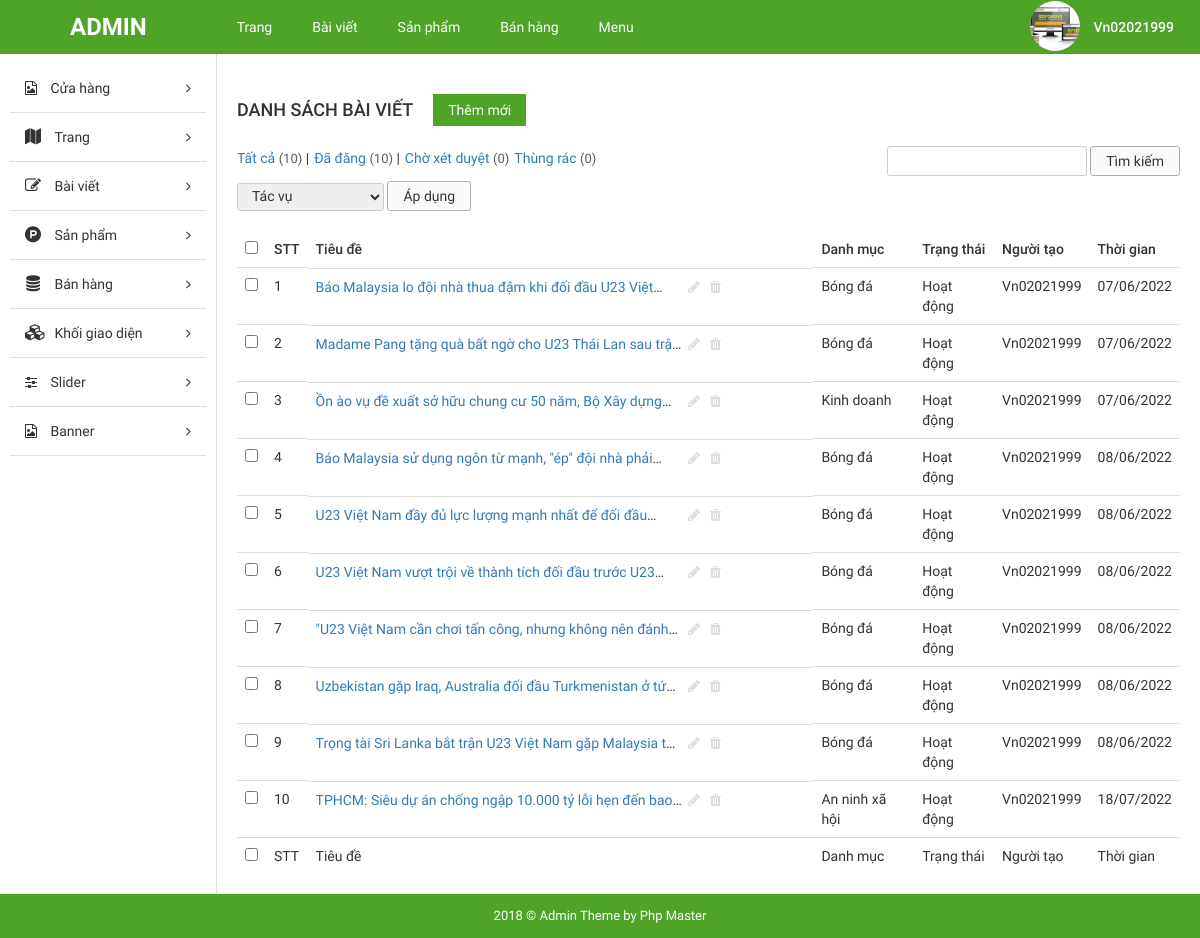
Page /admin/index.php?mod=post&action=showListPost (signed in) on the committed database.
### tables this page shows
CREATE TABLE `tbl_post` (
  `post_id` int(5) NOT NULL AUTO_INCREMENT,
  `cat_id` int(4) NOT NULL,
  `post_title` varchar(200) NOT NULL,
  `post_desc` varchar(1000) NOT NULL,
  `post_content` text NOT NULL,
  `date_cre` int(50) NOT NULL,
  `creator` int(11) NOT NULL,
  `editor` int(11) DEFAULT NULL,
  `date_edit` int(11) DEFAULT NULL,
  `status` enum('1','0') NOT NULL DEFAULT '0',
  `order_by` int(5) DEFAULT NULL,
  `scope` enum('1','2') NOT NULL DEFAULT '1',
  `post_thumb` varchar(200) NOT NULL,
  `is_garbage` enum('0','1') NOT NULL DEFAULT '1',
  `slug` varchar(200) NOT NULL,
  PRIMARY KEY (`post_id`)
);

CREATE TABLE `tbl_sub_cat` (
  `cat_id` int(4) NOT NULL AUTO_INCREMENT,
  `cat_title` varchar(40) NOT NULL,
  `cat_parent` int(4) NOT NULL,
  `creator` int(4) NOT NULL,
  `date_cre` int(40) NOT NULL,
  `scope` enum('1','2') NOT NULL DEFAULT '1',
  `status` enum('1','0') NOT NULL DEFAULT '1',
  PRIMARY KEY (`cat_id`)
);

### admin/config/default.php (called while the page is built, shortened)
<?php
$config['base_url']= "http://localhost/unitop/backend/project/ismart.com/admin/";
$config['default_module']= "checkout";
$config['default_controller']="index";
$config['default_action']="index";
$config['numberProductPerPage']= 10;
?>

### admin/config/email.php (called while the page is built)
<?php
$config['email']=[
    'host'=>"smtp.gmail.com",
    'username'=>'vn0202.nd@gmail.com',
    'password'=>"nghia02021998",
    'SMTPSecure'=>"TLS",
    'port'=>587,
    'fullname'=>"Vũ Văn Nghĩa"
]
?>

### admin/modules/post/controllers/indexController.php (called while the page is built, shortened)
<?php
function showListPostAction()
{
    global $config;
    $numberPerPage = $config['numberProductPerPage'];
    $currentPage = isset($_GET['page']) ? $_GET['page']: 1;
    $currentPage= (int)$currentPage;
    $totalPost = count(get_list_post());
    $list_post = get_list_post_by_page($currentPage);
    $data['list_post']= $list_post;
    $data['totalPost']= $totalPost;
    $data['currentPage']= $currentPage;
    $data['numberPerPage']= $numberPerPage;
    load_view("listPost",$data);
}

### admin/libraries/database.php (called while the page is built, shortened)
<?php
function db_query($query_string){
    global $conn;
    $mysql_result = mysqli_query($conn,$query_string);
        return $mysql_result;
}
function db_fetch_row($query_string){
    $mysql_result= db_query($query_string);
    $result = mysqli_fetch_assoc($mysql_result);
    return $result;
}
function db_fetch_array($query_string){
    $result=[];
    $mysql_result= db_query($query_string);
    if(mysqli_num_rows($mysql_result)>0){
        while($row= mysqli_fetch_assoc($mysql_result)){
            $result[]= $row;
        }
    }
    return $result;
}

### admin/core/appload.php (called while the page is built, shortened)
<?php
require CONFIGPATH . DIRECTORY_SEPARATOR . "database.php";
require CONFIGPATH. DIRECTORY_SEPARATOR . "default.php";
require CONFIGPATH . DIRECTORY_SEPARATOR. "email.php";
require COREPATH.DIRECTORY_SEPARATOR . "base.php";
require COREPATH. DIRECTORY_SEPARATOR . "router.php";
?>

### admin/index.php (called while the page is built, shortened)
<?php
 require COREPATH. DIRECTORY_SEPARATOR . "appload.php";
?>

### admin/modules/post/views/listPostView.php (the view, shortened to what this page needs)
<div id="main-content-wp" class="list-post-page">
    <div class="wrap clearfix">
        <div id="content" class="fl-right">
            <div class="section" id="title-page">
                <div class="clearfix">
                    <h3 id="index" class="fl-left">Danh sách bài viết</h3>
                    <a href="?mod=post&action=addPost" title="" id="add-new" class="fl-left">Thêm mới</a>
                </div>
            </div>
            <div class="section" id="detail-page">
                <div class="section-detail">
                    <div class="filter-wp clearfix">
                        <ul class="post-status fl-left">
                            <li class="all"><a href="?mod=post&action=showListPost">Tất cả <span class="count">(<?php echo count(get_list_post()) ?>)</span></a> |</li>
                            <li class="publish"><a href="?mod=post&action=showPosted">Đã đăng <span class="count">(<?php echo get_number_confirm() ?>)</span></a> |</li>
                            <li class="pending"><a href="?mod=post&action=confirm">Chờ xét duyệt <span class="count">(<?php echo get_number_unconfirm() ?>)</span></a></li>
                            <li class="trash"><a href="?mod=post&action=garbage">Thùng rác <span class="count">(<?php echo get_number_garbage() ?>)</span></a></li>
                        </ul>
                        <form method="GET" class="form-s fl-right">
                            <input type="text" name="s" id="s">
                            <input type="submit" name="sm_s" value="Tìm kiếm">
                        </form>
                    </div>
                    <div class="actions">
                        <form method="POST" action="?mod=post&action=processListPost" class="form-actions">
                            <select name="actions">
                                <option value="0">Tác vụ</option>
                            </select>
                            <input type="submit" name="sm_action" value="Áp dụng">
                    </div>
                    <div class="table-responsive">
                        <?php if (empty($list_post)) {
                            echo "<p> Hiện chưa có bài viết nào</p>";
                        } else {
                        ?>
                            <table class="table list-table-wp">
                                <thead>
                                    <tr>
                                        <td><input type="checkbox" name="checkAll" id="checkAll"></td>
                                        <td><span class="thead-text">STT</span></td>
                                        <td><span class="thead-text">Tiêu đề</span></td>
                                        <td><span class="thead-text">Danh mục</span></td>
                                        <td><span class="thead-text">Trạng thái</span></td>
                                        <td><span class="thead-text">Người tạo</span></td>
                                        <td><span class="thead-text">Thời gian</span></td>
                                    </tr>
                                </thead>
                                <tbody>
                                    <?php $i = 0;
                                    foreach ($list_post as $post) {
                                        $i++;
                                    ?>
                                        <tr>
                                            <td><input type="checkbox" name="checkItem[]" class="checkItem" value="<?php echo $post['post_id'] ?>"></td>
                                            <td><span class="tbody-text"><?php echo $i ?></h3></span>
                                            <td class="clearfix">
                                                <div class="tb-title fl-left">
                                                    <a href="" title=""><?php echo $post['post_title'] ?></a>
                                                </div>
                                                <ul class="list-operation fl-right">
                                                    <li><a href="?mod=post&action=updatePost&id=<?php echo $post['post_id'] ?>" title="Sửa" class="edit"><i class="fa fa-pencil" aria-hidden="true"></i></a></li>
                                                    <li><a href="?mod=post&action=deletePost&id=<?php echo $post['post_id'] ?>" title="Xóa" class="delete"><i class="fa fa-trash" aria-hidden="true"></i></a></li>
                                                </ul>
                                            </td>
                                            <td><span class="tbody-text"><?php echo get_cat($post['cat_id']) ?></span></td>
                                            <td><span class="tbody-text"><?php get_status($post['status']) ?></span></td>
                                            <td><span class="tbody-text"><?php get_creator($post['creator']) ?></span></td>
                                            <td><span class="tbody-text"><?php echo date("d/m/Y", $post['date_cre']) ?></span></td>
                                        </tr>
                                    <?php } ?>
                                </tbody>
                                <tfoot>
                                    <tr>
                                        <td><input type="checkbox" name="checkAll" id="checkAll"></td>
                                        <td><span class="tfoot-text">STT</span></td>
                                        <td><span class="tfoot-text">Tiêu đề</span></td>
                                        <td><span class="tfoot-text">Danh mục</span></td>
                                        <td><span class="tfoot-text">Trạng thái</span></td>
                                        <td><span class="tfoot-text">Người tạo</span></td>
                                        <td><span class="tfoot-text">Thời gian</span></td>
                                    </tr>
                                </tfoot>
                            </table>
                        <?php } ?>
                    </div>
                </div>
            </div>
        </div>
    </div>
</div>

### admin/core/base.php (shortened to what this page needs)
<?php
function get_header($name = "")
{
    if (empty($name)) {
        $name = "header";
    } else {
        $name = "header-{$name}";
    }
    $path = LAYOUTPATH . DIRECTORY_SEPARATOR . $name . ".php";
    if (file_exists($path)) {
        require $path;
    } else {
        echo "Can't find {$path}";
    }
}
function get_footer($name = "")
{
    if (empty($name)) {
        $name = "footer";
    } else {
        $name = "footer-{$name}";
    }
    $path = LAYOUTPATH . DIRECTORY_SEPARATOR . $name . ".php";
    if (file_exists($path)) {
        require $path;
    } else {
        echo "Can't find {$path}";
    }
}
function get_sibar($name = "",$data=[])
{
    if (empty($name)) {
        $name = "sibar";
    } else {
        $name = "sibar-{$name}";
    }
    $path = LAYOUTPATH . DIRECTORY_SEPARATOR . $name . ".php";
    if (file_exists($path)) {
        if(is_array($data)){
            foreach($data as $key=>$val)
            {
                $$key=$val;
            }
        }
        require $path;
    } else {
        echo " Can't find {$path}";
    }
}
function get_module()
{
    global $config;
    $module = isset($_GET['mod']) ? $_GET['mod'] : $config['default_module'];
    return $module;
}
function load_view($name, $data_send=[]){
    $data= $data_send;
$path = MODULESPATH . DIRECTORY_SEPARATOR . get_module(). DIRECTORY_SEPARATOR. "views". DIRECTORY_SEPARATOR. $name."View.php" ;
if(file_exists($path)){
    require $path;
}
else{
    echo " Can't find {$path}";
}
}
function call_function($lists){
    if(is_array($lists)&& !empty($lists)){
        foreach($lists as $key=>$f){
            if(function_exists($f())){
                $f();
            }
        }
    }
}

### admin/modules/post/models/indexModel.php (shortened to what this page needs)
<?php
function  get_status($status)
{
    if ($status == 1) {
        echo " Hoạt động";
    } else {
        echo " Không hoạt động";
    }
}
function get_creator($id)
{
    $admin = db_fetch_row("SELECT*FROM `tbl_admin` WHERE `id`={$id}");
    echo $admin['username'];
}
function get_list_post(){
    $result = db_fetch_array("SELECT * FROM `tbl_post` WHERE `is_garbage`!='0'");
    return $result;
}
function get_number_confirm(){
    $result = db_fetch_array("SELECT * FROM `tbl_post` WHERE `status`='1' AND `is_garbage`!='0'");
    return count($result);
}
function get_number_unconfirm(){
    $result= db_fetch_array("SELECT * FROM `tbl_post` WHERE `status`='0' AnD `is_garbage`!='0'");
    return count($result);
}
function get_number_garbage(){
    $result= db_fetch_array("SELECT * FROM `tbl_post` WHERE `is_garbage`='0'");
    return count($result);
}
function get_cat($id){
$result = db_fetch_row("SELECT `cat_title` FROM `tbl_sub_cat` WHERE `cat_id`={$id}");
return $result['cat_title'];
}
function get_list_post_by_page($currentPage){
    global $numberPerPage;
    $offset= ($currentPage-1)*$numberPerPage;
    $result= db_fetch_array( "SELECT * FROM `tbl_post` WHERE `is_garbage`!='0' AND `status`=1 LIMIT $offset,$numberPerPage ");
    return $result;
}

### admin/public/css/import/global.css (style rules this page uses)
body { font-family: "Roboto Regular"; font-size: 14px; line-height: 24px; color: #333; }
.fl-left { float: left; }
.fl-right { float: right; }

### admin/public/css/import/list_post.css (style rules this page uses)
#content { width: 82%; border-left: 1px solid #ddd; padding: 20px; }
#add-new { display: inline-block; color: #fff; background: #4fa327; padding: 4px 15px; margin: 20px; }
#index { font-family: 'Roboto Medium'; font-weight: normal; text-transform: uppercase; font-size: 18px; padding: 24px 0px; }
.list-table-wp thead tr td { font-family: 'Roboto Medium'; font-weight: normal; }
.list-operation li { float: left; }
.list-operation li a { display: block; padding: 0px 5px; color: #ddd; }
.tb-title { width: 75%; display: -webkit-box; -webkit-line-clamp: 1; -moz-line-clamp: 1; -o-line-clamp: 1; -webkit-box-orient: vertical; -moz-box-orient: vertical; -o-box-orient: vertical; max-height: 100%; overflow: hidden; }
.list-operation { width: 25%; }
.filter-wp { margin-bottom: 5px; }
.actions { margin-bottom: 20px; }
.post-status li { float: left; font-size: 14px; margin-right: 5px; }
.post-status li .count { color: #555d66; font-size: 13px; display: inline-block; }
.form-s input[type="text"], .form-actions select { border-radius: 3px; border: 1px solid #ccc; padding: 2px 10px; }
.form-s input[type="submit"], .form-actions input[type="submit"] { border-radius: 3px; border: 1px solid #afafaf; padding: 2px 15px; background: #fafafa; }
.form-actions select { padding: 4px 10px; }

### admin/public/css/import/menu.css (style rules this page uses)
.actions select { border-radius: 3px; border: 1px solid #ccc; padding: 4px 10px; }

### admin/public/css/import/detail_order.css (style rules this page uses)
.table { margin-bottom: 0!important; }

### rows in the picture
tbl_post: status "1" (drawn), post_title "Báo Malaysia lo đội nhà thua đậm khi đối đầu U23…", cat.cat_title "Bóng đá", tbl_admin.username "Vn02021999", date_cre "07/06/2022"
tbl_post: post_title "Madame Pang tặng quà bất ngờ cho U23 Thái Lan sau…", cat.cat_title "Bóng đá", status "Hoạt động", tbl_admin.username "Vn02021999", date_cre "07/06/2022"
tbl_post: post_title "Ồn ào vụ đề xuất sở hữu chung cư 50 năm, Bộ Xây…", cat.cat_title "Kinh doanh", status "Hoạt động", tbl_admin.username "Vn02021999", date_cre "07/06/2022"
tbl_post: post_title "Báo Malaysia sử dụng ngôn từ mạnh, \"ép\" đội nhà…", cat.cat_title "Bóng đá", status "Hoạt động", tbl_admin.username "Vn02021999", date_cre "08/06/2022"
tbl_post: post_title "U23 Việt Nam đầy đủ lực lượng mạnh nhất để đối…", cat.cat_title "Bóng đá", status "Hoạt động", tbl_admin.username "Vn02021999", date_cre "08/06/2022"
tbl_post: post_title "U23 Việt Nam vượt trội về thành tích đối đầu trước…", cat.cat_title "Bóng đá", status "Hoạt động", tbl_admin.username "Vn02021999", date_cre "08/06/2022"
tbl_post: post_title "\"U23 Việt Nam cần chơi tấn công, nhưng không nên…", cat.cat_title "Bóng đá", status "Hoạt động", tbl_admin.username "Vn02021999", date_cre "08/06/2022"
tbl_post: post_title "Uzbekistan gặp Iraq, Australia đối đầu Turkmenistan ở…", cat.cat_title "Bóng đá", status "Hoạt động", tbl_admin.username "Vn02021999", date_cre "08/06/2022"
tbl_post: post_title "Trọng tài Sri Lanka bắt trận U23 Việt Nam gặp Malaysia…", cat.cat_title "Bóng đá", status "Hoạt động", tbl_admin.username "Vn02021999", date_cre "08/06/2022"
tbl_post: post_title "TPHCM: Siêu dự án chống ngập 10.000 tỷ lỗi hẹn đến…", cat.cat_title "An ninh xã hội", status "Hoạt động", tbl_admin.username "Vn02021999", date_cre "18/07/2022"

### other values in the picture
count(get_list_post()) "10"
get_number_confirm() "10"
get_number_unconfirm() "0"
get_number_garbage() "0"
